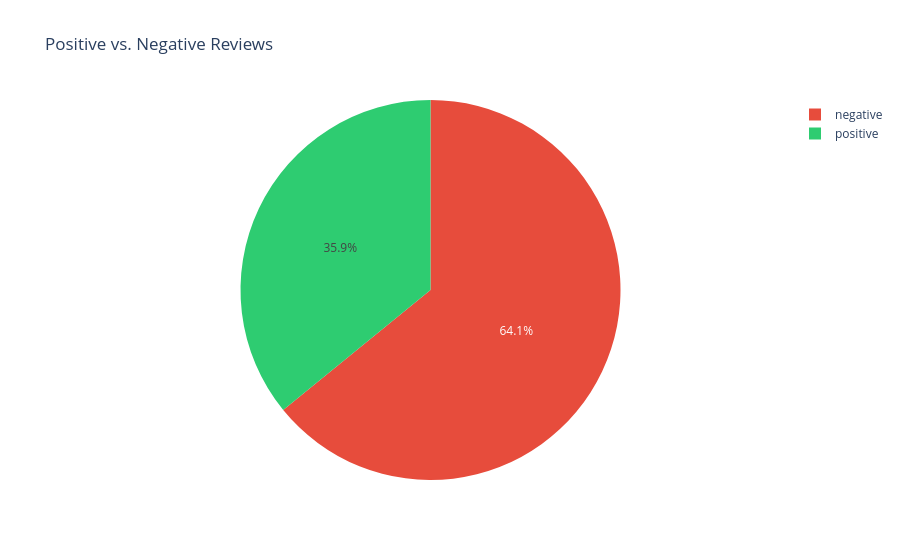

Notebook code cell kept with this figure:
### Code cell
# ── Positive vs. Negative split (pie chart) ───────────────────────────────────
sentiment_counts = df["rating_interpretation"].value_counts().reset_index()
sentiment_counts.columns = ["sentiment", "count"]

fig = px.pie(
    sentiment_counts,
    values="count",
    names="sentiment",
    title="Positive vs. Negative Reviews",
    color="sentiment",
    color_discrete_map={"positive": "#2ecc71", "negative": "#e74c3c"},
)
fig.show()

# Print summary
total = sentiment_counts["count"].sum()
for _, row in sentiment_counts.iterrows():
    print(f"{row['sentiment'].capitalize():10s}: {row['count']} ({row['count']/total*100:.1f}%)")

### Figure 1 — Plotly figure (JSON) as saved in the notebook; plotly's stock layout.template omitted (floating-point values rounded to 4 significant figures)
{"data": [{"customdata": [["negative"], ["positive"]], "domain": {"x": [0, 1], "y": [0, 1]}, "hovertemplate": "sentiment=%{customdata[0]}<br>count=%{value}<extra></extra>", "labels": ["negative", "positive"], "legendgroup": "", "marker": {"colors": ["#e74c3c", "#2ecc71"]}, "name": "", "showlegend": true, "type": "pie", "values": [2305, 1290]}], "layout": {"legend": {"tracegroupgap": 0}, "title": {"text": "Positive vs. Negative Reviews"}}}
